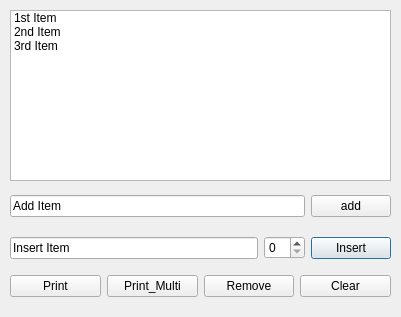
<?xml version="1.0" encoding="UTF-8"?>
<ui version="4.0">
 <class>Dialog</class>
 <widget class="QDialog" name="Dialog">
  <property name="geometry">
   <rect>
    <x>0</x>
    <y>0</y>
    <width>401</width>
    <height>317</height>
   </rect>
  </property>
  <property name="windowTitle">
   <string>Dialog</string>
  </property>
  <widget class="QListWidget" name="listWidget_Test">
   <property name="geometry">
    <rect>
     <x>10</x>
     <y>10</y>
     <width>381</width>
     <height>171</height>
    </rect>
   </property>
   <property name="dragDropMode">
    <enum>QAbstractItemView::NoDragDrop</enum>
   </property>
   <property name="selectionMode">
    <enum>QAbstractItemView::MultiSelection</enum>
   </property>
   <property name="wordWrap">
    <bool>false</bool>
   </property>
   <item>
    <property name="text">
     <string>1st Item</string>
    </property>
   </item>
   <item>
    <property name="text">
     <string>2nd Item</string>
    </property>
   </item>
   <item>
    <property name="text">
     <string>3rd Item</string>
    </property>
   </item>
  </widget>
  <widget class="QWidget" name="layoutWidget">
   <property name="geometry">
    <rect>
     <x>10</x>
     <y>230</y>
     <width>381</width>
     <height>36</height>
    </rect>
   </property>
   <layout class="QHBoxLayout" name="horizontalLayout_2">
    <item>
     <widget class="QLineEdit" name="line_insertItem">
      <property name="text">
       <string>Insert Item</string>
      </property>
     </widget>
    </item>
    <item>
     <widget class="QSpinBox" name="spin_insertRow"/>
    </item>
    <item>
     <widget class="QPushButton" name="btn_insertItem">
      <property name="text">
       <string>Insert</string>
      </property>
     </widget>
    </item>
   </layout>
  </widget>
  <widget class="QWidget" name="">
   <property name="geometry">
    <rect>
     <x>10</x>
     <y>190</y>
     <width>381</width>
     <height>33</height>
    </rect>
   </property>
   <layout class="QHBoxLayout" name="horizontalLayout">
    <item>
     <widget class="QLineEdit" name="line_addItem">
      <property name="text">
       <string>Add Item</string>
      </property>
     </widget>
    </item>
    <item>
     <widget class="QPushButton" name="btn_addItem">
      <property name="text">
       <string>add</string>
      </property>
     </widget>
    </item>
   </layout>
  </widget>
  <widget class="QWidget" name="">
   <property name="geometry">
    <rect>
     <x>10</x>
     <y>270</y>
     <width>381</width>
     <height>32</height>
    </rect>
   </property>
   <layout class="QHBoxLayout" name="horizontalLayout_3">
    <item>
     <widget class="QPushButton" name="btn_printItem">
      <property name="text">
       <string>Print</string>
      </property>
     </widget>
    </item>
    <item>
     <widget class="QPushButton" name="btn_printMultiItems">
      <property name="text">
       <string>Print_Multi</string>
      </property>
     </widget>
    </item>
    <item>
     <widget class="QPushButton" name="btn_removeItem">
      <property name="text">
       <string>Remove</string>
      </property>
     </widget>
    </item>
    <item>
     <widget class="QPushButton" name="btn_clearItem">
      <property name="text">
       <string>Clear</string>
      </property>
     </widget>
    </item>
   </layout>
  </widget>
 </widget>
 <resources/>
 <connections/>
</ui>
